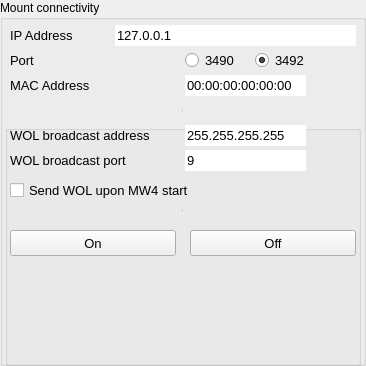
      <widget class="QGroupBox" name="GroupMountConnectivity">
       <property name="geometry">
        <rect>
         <x>10</x>
         <y>10</y>
         <width>366</width>
         <height>366</height>
        </rect>
       </property>
       <property name="title">
        <string>Mount connectivity</string>
       </property>
       <property name="large" stdset="0">
        <bool>true</bool>
       </property>
       <widget class="QLineEdit" name="hostAddress">
        <property name="geometry">
         <rect>
          <x>115</x>
          <y>25</y>
          <width>241</width>
          <height>21</height>
         </rect>
        </property>
        <property name="minimumSize">
         <size>
          <width>25</width>
          <height>0</height>
         </size>
        </property>
        <property name="font">
         <font>
          <family>Arial</family>
          <pointsize>10</pointsize>
          <bold>false</bold>
         </font>
        </property>
        <property name="mouseTracking">
         <bool>false</bool>
        </property>
        <property name="acceptDrops">
         <bool>false</bool>
        </property>
        <property name="toolTip">
         <string>&lt;html&gt;&lt;head/&gt;&lt;body&gt;&lt;p&gt;IP address of mount, ip address and host names!&lt;/p&gt;&lt;p&gt;Please look closely to malformed explressions like 190.001.004.128. There should be no leading zero's in the ip address. Ideally you use a formal address like mount.fritz.box if your environmen supports it.&lt;/p&gt;&lt;/body&gt;&lt;/html&gt;</string>
        </property>
        <property name="layoutDirection">
         <enum>Qt::LayoutDirection::LeftToRight</enum>
        </property>
        <property name="text">
         <string>127.0.0.1</string>
        </property>
        <property name="maxLength">
         <number>50</number>
        </property>
        <property name="frame">
         <bool>false</bool>
        </property>
        <property name="dragEnabled">
         <bool>true</bool>
        </property>
        <property name="readOnly">
         <bool>false</bool>
        </property>
       </widget>
       <widget class="QLabel" name="label_mountIP">
        <property name="geometry">
         <rect>
          <x>10</x>
          <y>25</y>
          <width>101</width>
          <height>21</height>
         </rect>
        </property>
        <property name="font">
         <font>
          <family>Arial</family>
          <pointsize>10</pointsize>
          <bold>false</bold>
         </font>
        </property>
        <property name="text">
         <string>IP Address</string>
        </property>
       </widget>
       <widget class="QLabel" name="label_mountMAC">
        <property name="geometry">
         <rect>
          <x>10</x>
          <y>75</y>
          <width>106</width>
          <height>21</height>
         </rect>
        </property>
        <property name="font">
         <font>
          <family>Arial</family>
          <pointsize>10</pointsize>
          <bold>false</bold>
         </font>
        </property>
        <property name="text">
         <string>MAC Address</string>
        </property>
       </widget>
       <widget class="QLineEdit" name="MAC">
        <property name="enabled">
         <bool>true</bool>
        </property>
        <property name="geometry">
         <rect>
          <x>185</x>
          <y>75</y>
          <width>121</width>
          <height>21</height>
         </rect>
        </property>
        <property name="minimumSize">
         <size>
          <width>25</width>
          <height>0</height>
         </size>
        </property>
        <property name="font">
         <font>
          <family>Arial</family>
          <pointsize>10</pointsize>
          <bold>false</bold>
         </font>
        </property>
        <property name="mouseTracking">
         <bool>false</bool>
        </property>
        <property name="acceptDrops">
         <bool>false</bool>
        </property>
        <property name="toolTip">
         <string>&lt;html&gt;&lt;head/&gt;&lt;body&gt;&lt;p&gt;&lt;span style=&quot; font-weight:400;&quot;&gt;MAC address of the mount&lt;/span&gt;&lt;/p&gt;&lt;/body&gt;&lt;/html&gt;</string>
        </property>
        <property name="layoutDirection">
         <enum>Qt::LayoutDirection::LeftToRight</enum>
        </property>
        <property name="text">
         <string>00:00:00:00:00:00</string>
        </property>
        <property name="maxLength">
         <number>18</number>
        </property>
        <property name="frame">
         <bool>false</bool>
        </property>
        <property name="dragEnabled">
         <bool>true</bool>
        </property>
        <property name="readOnly">
         <bool>true</bool>
        </property>
       </widget>
       <widget class="QRadioButton" name="port3492">
        <property name="geometry">
         <rect>
          <x>255</x>
          <y>50</y>
          <width>56</width>
          <height>21</height>
         </rect>
        </property>
        <property name="font">
         <font>
          <family>Arial</family>
          <pointsize>10</pointsize>
          <bold>false</bold>
         </font>
        </property>
        <property name="toolTip">
         <string>&lt;html&gt;&lt;head/&gt;&lt;body&gt;&lt;p&gt;Changing to an alternative port. 10micron only allows 10 connections at the same time on one port. If you have other equipment, it might be helpful changing the port.&lt;/p&gt;&lt;/body&gt;&lt;/html&gt;</string>
        </property>
        <property name="text">
         <string>3492</string>
        </property>
        <property name="checked">
         <bool>true</bool>
        </property>
       </widget>
       <widget class="QRadioButton" name="port3490">
        <property name="geometry">
         <rect>
          <x>185</x>
          <y>50</y>
          <width>66</width>
          <height>21</height>
         </rect>
        </property>
        <property name="font">
         <font>
          <family>Arial</family>
          <pointsize>10</pointsize>
          <bold>false</bold>
         </font>
        </property>
        <property name="toolTip">
         <string>&lt;html&gt;&lt;head/&gt;&lt;body&gt;&lt;p&gt;Changing to an alternative port. 10micron only allows 10 connections at the same time on one port. If you have other equipment, it might be helpful changing the port.&lt;/p&gt;&lt;/body&gt;&lt;/html&gt;</string>
        </property>
        <property name="text">
         <string>3490</string>
        </property>
        <property name="checked">
         <bool>false</bool>
        </property>
       </widget>
       <widget class="QLabel" name="label_mountMAC_3">
        <property name="geometry">
         <rect>
          <x>10</x>
          <y>50</y>
          <width>106</width>
          <height>21</height>
         </rect>
        </property>
        <property name="font">
         <font>
          <family>Arial</family>
          <pointsize>10</pointsize>
          <bold>false</bold>
         </font>
        </property>
        <property name="text">
         <string>Port</string>
        </property>
       </widget>
       <widget class="Line" name="line_88">
        <property name="geometry">
         <rect>
          <x>10</x>
          <y>110</y>
          <width>346</width>
          <height>1</height>
         </rect>
        </property>
        <property name="styleSheet">
         <string notr="true"/>
        </property>
        <property name="lineWidth">
         <number>1</number>
        </property>
        <property name="orientation">
         <enum>Qt::Orientation::Vertical</enum>
        </property>
       </widget>
       <widget class="Line" name="line_90">
        <property name="geometry">
         <rect>
          <x>10</x>
          <y>210</y>
          <width>346</width>
          <height>1</height>
         </rect>
        </property>
        <property name="styleSheet">
         <string notr="true"/>
        </property>
        <property name="lineWidth">
         <number>1</number>
        </property>
        <property name="orientation">
         <enum>Qt::Orientation::Vertical</enum>
        </property>
       </widget>
       <widget class="QGroupBox" name="GroupWOL">
        <property name="enabled">
         <bool>true</bool>
        </property>
        <property name="geometry">
         <rect>
          <x>5</x>
          <y>125</y>
          <width>356</width>
          <height>241</height>
         </rect>
        </property>
        <property name="title">
         <string/>
        </property>
        <property name="flat">
         <bool>true</bool>
        </property>
        <property name="frameless" stdset="0">
         <bool>true</bool>
        </property>
        <widget class="QCheckBox" name="wolAutomatic">
         <property name="geometry">
          <rect>
           <x>5</x>
           <y>55</y>
           <width>211</width>
           <height>21</height>
          </rect>
         </property>
         <property name="font">
          <font>
           <family>Arial</family>
           <pointsize>10</pointsize>
           <bold>false</bold>
          </font>
         </property>
         <property name="toolTip">
          <string>&lt;html&gt;&lt;head/&gt;&lt;body&gt;&lt;p&gt;If enabled, MW4 will use the driver settings for the actual telescope.&lt;/p&gt;&lt;/body&gt;&lt;/html&gt;</string>
         </property>
         <property name="layoutDirection">
          <enum>Qt::LayoutDirection::LeftToRight</enum>
         </property>
         <property name="text">
          <string>Send WOL upon MW4 start </string>
         </property>
         <property name="checked">
          <bool>false</bool>
         </property>
        </widget>
        <widget class="QLabel" name="label_mountMAC_5">
         <property name="geometry">
          <rect>
           <x>5</x>
           <y>0</y>
           <width>151</width>
           <height>21</height>
          </rect>
         </property>
         <property name="font">
          <font>
           <family>Arial</family>
           <pointsize>10</pointsize>
           <bold>false</bold>
          </font>
         </property>
         <property name="text">
          <string>WOL broadcast address</string>
         </property>
        </widget>
        <widget class="QLineEdit" name="wolPort">
         <property name="geometry">
          <rect>
           <x>180</x>
           <y>25</y>
           <width>121</width>
           <height>21</height>
          </rect>
         </property>
         <property name="minimumSize">
          <size>
           <width>25</width>
           <height>0</height>
          </size>
         </property>
         <property name="font">
          <font>
           <family>Arial</family>
           <pointsize>10</pointsize>
           <bold>false</bold>
          </font>
         </property>
         <property name="mouseTracking">
          <bool>false</bool>
         </property>
         <property name="acceptDrops">
          <bool>false</bool>
         </property>
         <property name="toolTip">
          <string>&lt;html&gt;&lt;head/&gt;&lt;body&gt;&lt;p&gt;Default is 9. If you would like to send WOL packet acress subnets, this is the port of the brodcast host in the subnet, where the mount is located.&lt;/p&gt;&lt;/body&gt;&lt;/html&gt;</string>
         </property>
         <property name="layoutDirection">
          <enum>Qt::LayoutDirection::LeftToRight</enum>
         </property>
         <property name="text">
          <string>9</string>
         </property>
         <property name="maxLength">
          <number>50</number>
         </property>
         <property name="frame">
          <bool>false</bool>
         </property>
         <property name="dragEnabled">
          <bool>true</bool>
         </property>
         <property name="readOnly">
          <bool>false</bool>
         </property>
        </widget>
        <widget class="QLabel" name="label_mountMAC_6">
         <property name="geometry">
          <rect>
           <x>5</x>
           <y>25</y>
           <width>151</width>
           <height>21</height>
          </rect>
         </property>
         <property name="font">
          <font>
           <family>Arial</family>
           <pointsize>10</pointsize>
           <bold>false</bold>
          </font>
         </property>
         <property name="text">
          <string>WOL broadcast port</string>
         </property>
        </widget>
        <widget class="QPushButton" name="mountOn">
         <property name="geometry">
          <rect>
           <x>5</x>
           <y>105</y>
           <width>166</width>
           <height>26</height>
          </rect>
         </property>
         <property name="sizePolicy">
          <sizepolicy hsizetype="Expanding" vsizetype="Expanding">
           <horstretch>0</horstretch>
           <verstretch>0</verstretch>
          </sizepolicy>
         </property>
         <property name="minimumSize">
          <size>
           <width>50</width>
           <height>25</height>
          </size>
         </property>
         <property name="maximumSize">
          <size>
           <width>16777215</width>
           <height>16777215</height>
          </size>
         </property>
         <property name="font">
          <font>
           <family>Arial</family>
           <pointsize>10</pointsize>
           <bold>false</bold>
          </font>
         </property>
         <property name="toolTip">
          <string>Boots the mount if Wake on Lan is anabled, a MAC address is set in the configuration and the mount computer is connected to the same subnet as your computer. A wired connection is needed. </string>
         </property>
         <property name="text">
          <string>On</string>
         </property>
        </widget>
        <widget class="QLineEdit" name="wolAddress">
         <property name="geometry">
          <rect>
           <x>180</x>
           <y>0</y>
           <width>121</width>
           <height>21</height>
          </rect>
         </property>
         <property name="minimumSize">
          <size>
           <width>25</width>
           <height>0</height>
          </size>
         </property>
         <property name="font">
          <font>
           <family>Arial</family>
           <pointsize>10</pointsize>
           <bold>false</bold>
          </font>
         </property>
         <property name="mouseTracking">
          <bool>false</bool>
         </property>
         <property name="acceptDrops">
          <bool>false</bool>
         </property>
         <property name="toolTip">
          <string>&lt;html&gt;&lt;head/&gt;&lt;body&gt;&lt;p&gt;Default is 255.255.255.255. If you would like to send WOL packet acress subnets, this is the IP address of the brodcast host in the subnet, where the mount is located.&lt;/p&gt;&lt;/body&gt;&lt;/html&gt;</string>
         </property>
         <property name="layoutDirection">
          <enum>Qt::LayoutDirection::LeftToRight</enum>
         </property>
         <property name="text">
          <string>255.255.255.255</string>
         </property>
         <property name="maxLength">
          <number>50</number>
         </property>
         <property name="frame">
          <bool>false</bool>
         </property>
         <property name="dragEnabled">
          <bool>true</bool>
         </property>
         <property name="readOnly">
          <bool>false</bool>
         </property>
        </widget>
        <widget class="QPushButton" name="mountOff">
         <property name="geometry">
          <rect>
           <x>185</x>
           <y>105</y>
           <width>166</width>
           <height>26</height>
          </rect>
         </property>
         <property name="sizePolicy">
          <sizepolicy hsizetype="Expanding" vsizetype="Expanding">
           <horstretch>0</horstretch>
           <verstretch>0</verstretch>
          </sizepolicy>
         </property>
         <property name="minimumSize">
          <size>
           <width>50</width>
           <height>25</height>
          </size>
         </property>
         <property name="maximumSize">
          <size>
           <width>16777215</width>
           <height>16777215</height>
          </size>
         </property>
         <property name="font">
          <font>
           <family>Arial</family>
           <pointsize>10</pointsize>
           <bold>false</bold>
          </font>
         </property>
         <property name="toolTip">
          <string>Shuts the mount down.</string>
         </property>
         <property name="text">
          <string>Off</string>
         </property>
        </widget>
       </widget>
      </widget>
